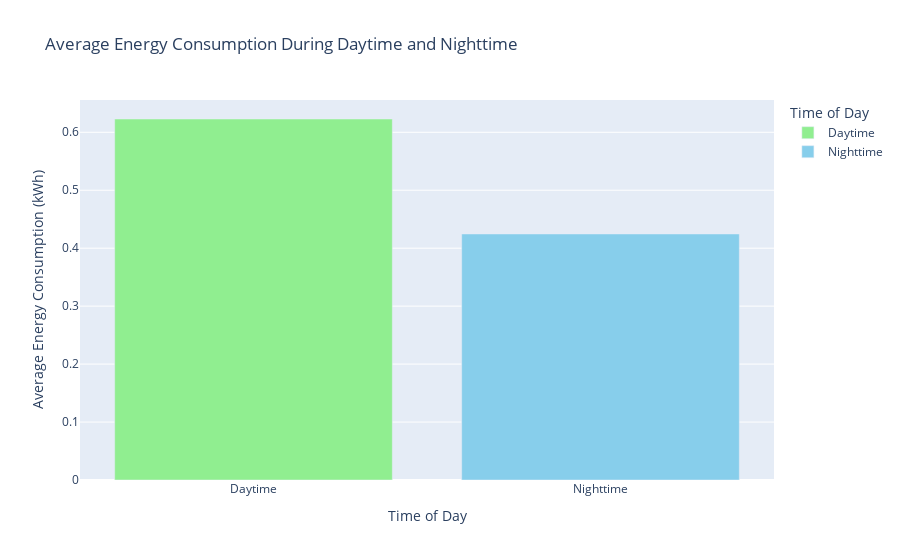

Notebook code cell kept with this figure:
### Code cell
# Assuming the data is stored in a DataFrame named 'df'
# Convert 'datetime' column to pandas datetime format
df['datetime'] = pd.to_datetime(df['datetime'])

# Filter data for daytime (6:00 to 20:00) and nighttime (20:00 to 6:00)
daytime_data = df[(df['datetime'].dt.hour >= 6) & (df['datetime'].dt.hour < 20)]
nighttime_data = df[(df['datetime'].dt.hour >= 20) | (df['datetime'].dt.hour < 6)]

# Calculate average energy consumption for daytime and nighttime
avg_daytime_consumption = daytime_data['Consumption (kWh)'].mean()
avg_nighttime_consumption = nighttime_data['Consumption (kWh)'].mean()

# Create a DataFrame for plotting
data = {'Time of Day': ['Daytime', 'Nighttime'],
        'Average Energy Consumption (kWh)': [avg_daytime_consumption, avg_nighttime_consumption]}

# Create a bar plot using Plotly
fig = px.bar(data, x='Time of Day', y='Average Energy Consumption (kWh)',
             title='Average Energy Consumption During Daytime and Nighttime',
             color='Time of Day', color_discrete_map={'Daytime': 'lightgreen', 'Nighttime': 'skyblue'})

# Show the plot
fig.show()

### Figure 1 — Plotly figure (JSON) as saved in the notebook; plotly's stock layout.template omitted (floating-point values rounded to 4 significant figures)
{"data": [{"alignmentgroup": "True", "hovertemplate": "Time of Day=%{x}<br>Average Energy Consumption (kWh)=%{y}<extra></extra>", "legendgroup": "Daytime", "marker": {"color": "lightgreen", "pattern": {"shape": ""}}, "name": "Daytime", "offsetgroup": "Daytime", "orientation": "v", "showlegend": true, "textposition": "auto", "type": "bar", "x": ["Daytime"], "xaxis": "x", "y": [0.6229], "yaxis": "y"}, {"alignmentgroup": "True", "hovertemplate": "Time of Day=%{x}<br>Average Energy Consumption (kWh)=%{y}<extra></extra>", "legendgroup": "Nighttime", "marker": {"color": "skyblue", "pattern": {"shape": ""}}, "name": "Nighttime", "offsetgroup": "Nighttime", "orientation": "v", "showlegend": true, "textposition": "auto", "type": "bar", "x": ["Nighttime"], "xaxis": "x", "y": [0.4245], "yaxis": "y"}], "layout": {"barmode": "relative", "legend": {"title": {"text": "Time of Day"}, "tracegroupgap": 0}, "title": {"text": "Average Energy Consumption During Daytime and Nighttime"}, "xaxis": {"anchor": "y", "categoryarray": ["Daytime", "Nighttime"], "categoryorder": "array", "domain": [0, 1], "title": {"text": "Time of Day"}}, "yaxis": {"anchor": "x", "domain": [0, 1], "title": {"text": "Average Energy Consumption (kWh)"}}}}
